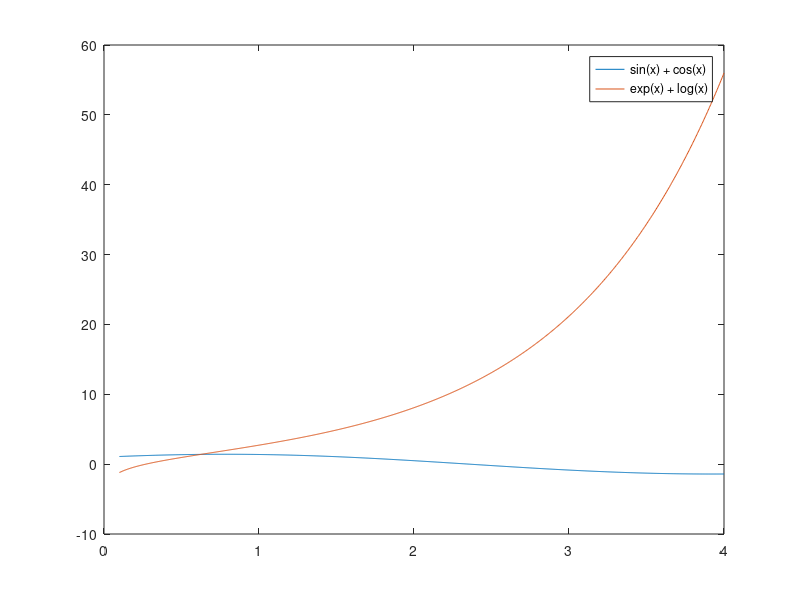
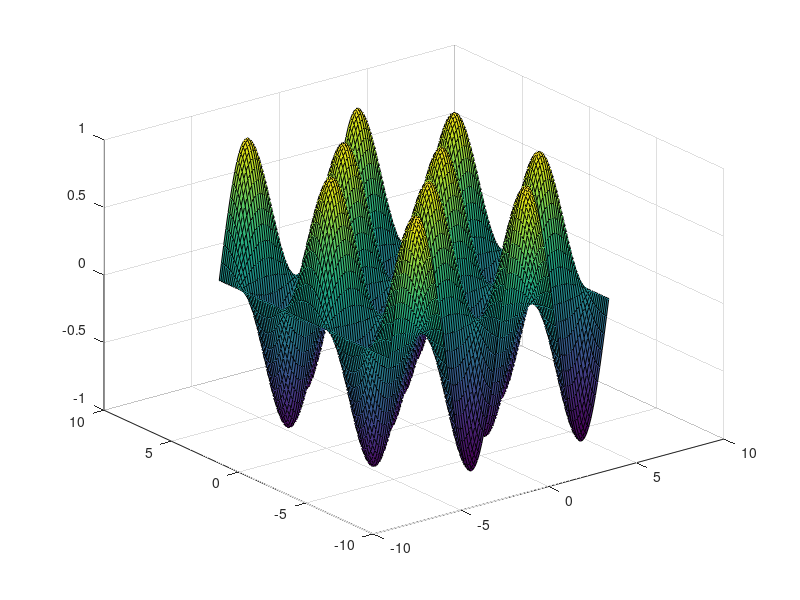

Recreate these plots in MATLAB, in order. (Note: this script raises an error after producing the figures.)
% zad 1
f1 = @(x) sin(x) + cos(x);
f2 = @(x) exp(x) + log(x);
f3 = @(x, y) sin(x) .* cos(y);

% zad 2
x = linspace(0.1, 4, 1000);
plot(x, f1(x))
hold on
plot(x, f2(x))
legend('sin(x) + cos(x)', 'exp(x) + log(x)')

% zad 3
figure
x = linspace(-2*pi, 2*pi, 100);
y = linspace(-2*pi, 2*pi, 100);
[X, Y] = meshgrid(x, y);
surf(X, Y, f3(X, Y))

% zad 4
% x * (max - min) + min
x = rand(1, 7) * 3 + 2;
y = rand(1, 7) * 4 + 3;

func1(x, y)

function func1(x, y)
    figure
    plot(x, y, 'rs', MarkerSize = 15)
    hold on
    plot(x, y, 'k--', LineWidth = 3)
end
